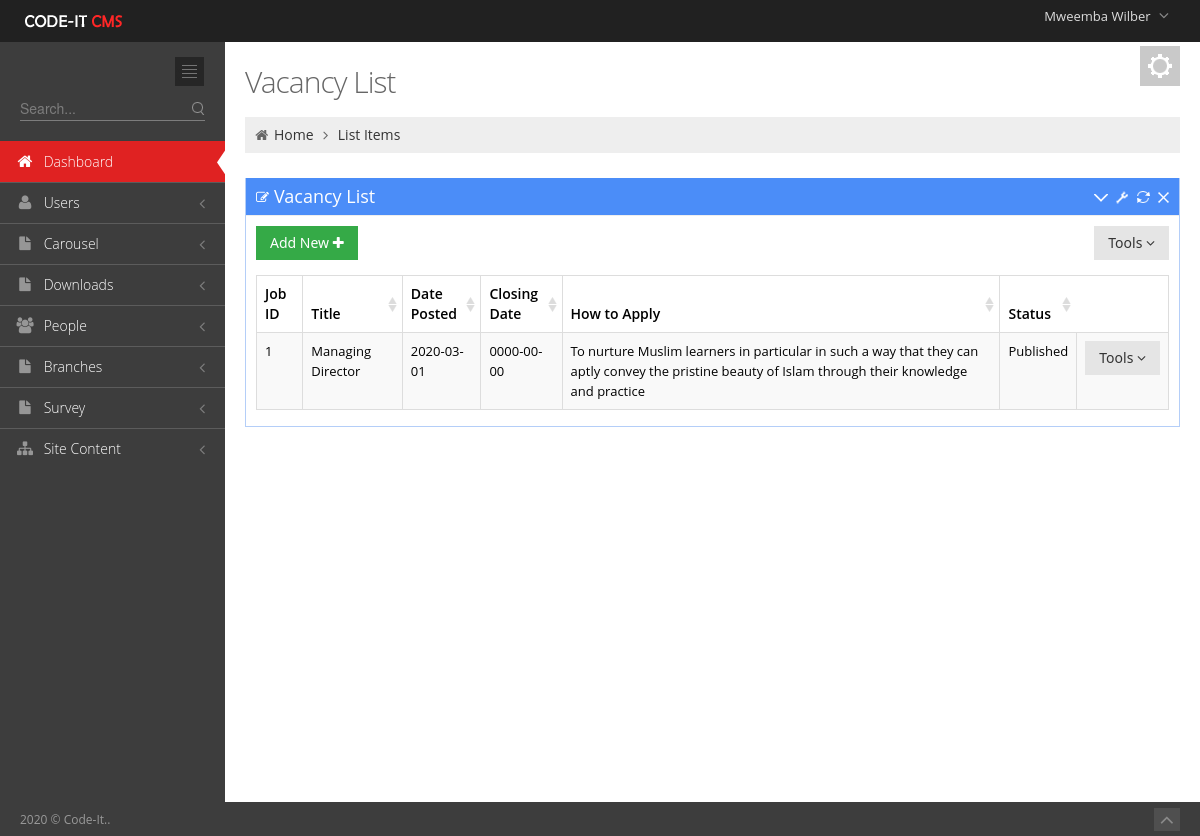
Page /Admin/VacancyList.php (signed in) on the committed database.
### tables this page shows
CREATE TABLE `user_tbl` (
  `username` varchar(50) NOT NULL,
  `password` text NOT NULL,
  `email` text NOT NULL,
  `contact_no` varchar(50) NOT NULL,
  `branch` int(11) NOT NULL,
  `level` int(11) NOT NULL,
  `Position` text NOT NULL,
  `active` int(11) NOT NULL,
  `Staff_no` int(11) NOT NULL,
  `profile_picture` text NOT NULL,
  `last_pass_change` date NOT NULL,
  `emp_id` int(3) NOT NULL,
  `Status` varchar(20) NOT NULL,
  `date_created` date NOT NULL
);

CREATE TABLE `employees_tbl` (
  `emp_id` int(4) UNSIGNED ZEROFILL NOT NULL,
  `Title` text NOT NULL,
  `first_name` varchar(100) DEFAULT NULL,
  `last_name` varchar(100) DEFAULT NULL,
  `date_of_birth` date DEFAULT NULL,
  `email` varchar(100) DEFAULT NULL,
  `mobile_number` varchar(18) DEFAULT NULL,
  `whatsapp` text NOT NULL,
  `address1` varchar(100) DEFAULT NULL,
  `address2` varchar(100) DEFAULT NULL,
  `city_town` varchar(100) DEFAULT NULL,
  `genda` varchar(10) DEFAULT NULL,
  `country` varchar(100) DEFAULT NULL,
  `date_joined` date DEFAULT NULL,
  `jobRole` text,
  `Qualification_level` varchar(40) NOT NULL,
  `qualification_Area` varchar(100) NOT NULL,
  `Category` text NOT NULL,
  `Picture` text NOT NULL,
  `brief_profile` text NOT NULL
);

CREATE TABLE `vacancy` (
  `Job_id` int(11) NOT NULL,
  `Title` text NOT NULL,
  `Date_posted` date NOT NULL,
  `Closingdate` date NOT NULL,
  `HowToApply` text NOT NULL,
  `Status` text NOT NULL
);

### includes/sessions.php (called while the page is built, shortened)
<?php
include 'Dbconnect.php';
$dbuser=$_SESSION['username'];
   $query="SELECT * FROM `user_tbl` INNER JOIN `employees_tbl` ON `employees_tbl`.`emp_id`=`user_tbl`.`Staff_no` WHERE `username`='$dbuser'";
      $q1=mysqli_query($conn,$query)or die(mysqli_error());
            while ($row = mysqli_fetch_array($q1)) {
            $firstname=$row['first_name'];
            }
?>

### Admin/VacancyList.php (the view, shortened to what this page needs)
<?php include '../includes/sessions.php';?>
<?php include '../includes/sessions.php';?><!DOCTYPE html>
 <html lang="en">
<head>
	<link href="media/css/bootstrap.min.css" rel="stylesheet" type="text/css"/>
	<link href="media/css/bootstrap-responsive.min.css" rel="stylesheet" type="text/css"/>
	<link href="media/css/font-awesome.min.css" rel="stylesheet" type="text/css"/>
	<link href="media/css/style-metro.css" rel="stylesheet" type="text/css"/>
	<link href="media/css/style.css" rel="stylesheet" type="text/css"/>
	<link href="media/css/style-responsive.css" rel="stylesheet" type="text/css"/>
	<link href="media/css/default.css" rel="stylesheet" type="text/css" id="style_color"/>
	<link href="media/css/uniform.default.css" rel="stylesheet" type="text/css"/>
	<link rel="stylesheet" type="text/css" href="media/css/select2_metro.css" />
	<link rel="stylesheet" href="media/css/DT_bootstrap.css" />
</head>
<?php
include 'includes/header.php';
include 'includes/sidebar.php';
?>
		<div class="page-content">
			<div class="container-fluid">
				<div class="row-fluid">
					<div class="span12">
						<div class="color-panel hidden-phone">
							<div class="color-mode-icons icon-color"></div>
						</div>
						<h3 class="page-title">
							Vacancy  List
						</h3>
						<ul class="breadcrumb">
							<li>
								<i class="icon-home"></i>
								<a href="index.html">Home</a>
								<i class="icon-angle-right"></i>
							</li>
							<li><a href="#">List Items</a></li>
						</ul>
					</div>
				</div>
				<div class="row-fluid">
					<div class="span12">
						<div class="portlet box blue">
							<div class="portlet-title">
								<div class="caption"><i class="icon-edit"></i>Vacancy List</div>
								<div class="tools">
									<a href="javascript:;" class="collapse"></a>
									<a href="#portlet-config" data-toggle="modal" class="config"></a>
									<a href="javascript:;" class="reload"></a>
									<a href="javascript:;" class="remove"></a>
								</div>
							</div>
							<div class="portlet-body">
								<div class="clearfix">
									<div class="btn-group">
										<a href="NewVacancy.php"><button " class="btn green">
										Add New <i class="icon-plus"></i>
										</button></a>
									</div>
									<div class="btn-group pull-right">
										<button class="btn dropdown-toggle" data-toggle="dropdown">Tools <i class="icon-angle-down"></i>
										</button>
									</div>
								</div>
								<table class="table table-striped table-hover table-bordered" id="sample_editable_1">
									<thead>
										<tr>
											<th>Job  ID</th>
											<th>Title</th>
											<th>Date Posted</th>
											<th>Closing Date</th>
											<th>How to Apply</th>
											<th>Status</th>
										</tr>
									</thead>
									<tbody>
                                <?php
 $propertySQL="SELECT `Job_id`, `Title`, `Date_posted`, `Closingdate`, `HowToApply`, `Status` FROM `vacancy`";
											$results=mysqli_query($conn,$propertySQL);
											while($row5=mysqli_fetch_array($results)){
            ?>
										<tr class="">
                                             <td><?php  echo $row5['Job_id']; ?></td>
											<td><?php  echo $row5['Title']; ?></td>
											<td><?php  echo $row5['Date_posted']; ?></td>
											<td><?php  echo $row5['Closingdate']; ?></td>
											<td><?php  echo $row5['HowToApply']; ?></td>
											<td><?php  echo $row5['Status']; ?></td>
											<td><div class="btn-group pull-right">
										<button class="btn dropdown-toggle" data-toggle="dropdown">Tools <i class="icon-angle-down"></i>
										</button>
									</div></td>
										</tr>
									<?php } 		 ?>
									</tbody>
								</table>
							</div>
						</div>
					</div>
				</div>
			</div>
		</div>
	</div>
	<div class="footer">
		<div class="footer-inner">
			2020 &copy; Code-It..
		</div>
		<div class="footer-tools">
			<span class="go-top">
			<i class="icon-angle-up"></i>
			</span>
		</div>
	</div>
</body>
</html>

### Admin/includes/header.php (shortened to what this page needs)
<?php
 include '../includes/sessions.php';
?>
 <html lang="en" class="no-js">
<body class="page-header-fixed">
	<div class="header navbar navbar-inverse navbar-fixed-top">
		<div class="navbar-inner">
			<div class="container-fluid">
				<a class="brand" href="index.php">
				<img src="media/image/logo.png" alt="logo"/>
				</a>
				<ul class="nav pull-right">
					<li class="dropdown user">
						<a href="#" class="dropdown-toggle" data-toggle="dropdown">
						<span class="username"><?php echo $firstname ;?></span>
						<i class="icon-angle-down"></i>
						</a>
					</li>
				</ul>
			</div>
		</div>
	</div>
	<div class="page-container">

### Admin/media/css/style-metro.css (style rules this page uses)
div, input, select, textarea, span, img, table, td, th, p, a, button, ul, li { -webkit-border-radius: 0 !important; -moz-border-radius: 0 !important; border-radius: 0 !important; }
.btn { background-color: #e5e5e5; background-image: none; filter: none; border: 0; padding: 7px 14px; text-shadow: none; font-family: "Segoe UI", Helvetica, Arial, sans-serif; font-size: 14px; color: #333333; cursor: pointer; outline: none; -webkit-box-shadow: none !important; -moz-box-shadow: none !important; box-shadow: none !important; -webkit-border-radius: 0 !important; -moz-border-radius: 0 !important; border-radius: 0 !important; }
.btn.green { color: white; text-shadow: none; background-color: #35aa47; }

### Admin/media/css/style-responsive.css (style rules this page uses)
@media (min-width: 980px) { .page-content { margin-left: 225px; margin-top: 0px; min-height: 760px; } }

### Admin/media/css/default.css (style rules this page uses)
body { background-color: #3d3d3d !important; }
.header .navbar-inner { filter: none !important; background-image: none !important; background-color: #212121 !important; }
.header .nav li.dropdown .dropdown-toggle i { color: #8a8a8a !important; }
.footer .footer-inner { color: #999999; }
.footer .footer-tools .go-top { background-color: #4f4f4f; }
.footer .footer-tools .go-top i { color: #8a8a8a; }

### rows in the picture
user_tbl: employees_tbl.first_name "Mweemba Wilber"
vacancy: Job_id "1", Title "Managing Director", Date_posted "2020-03-01", Closingdate "0000-00-00", HowToApply "To nurture Muslim learners in particular in such a way that they can aptly convey the pristine beauty of Islam through their knowledge and practice", Status "Published"
